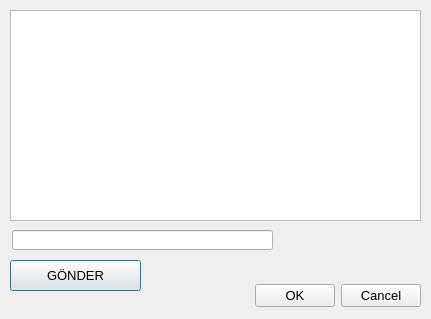
<?xml version="1.0" encoding="UTF-8"?>
<ui version="4.0">
 <class>d_TCPServer</class>
 <widget class="QDialog" name="d_TCPServer">
  <property name="geometry">
   <rect>
    <x>0</x>
    <y>0</y>
    <width>431</width>
    <height>319</height>
   </rect>
  </property>
  <property name="font">
   <font>
    <pointsize>10</pointsize>
   </font>
  </property>
  <property name="windowTitle">
   <string>Dialog</string>
  </property>
  <widget class="QDialogButtonBox" name="buttonBox">
   <property name="geometry">
    <rect>
     <x>250</x>
     <y>280</y>
     <width>171</width>
     <height>32</height>
    </rect>
   </property>
   <property name="orientation">
    <enum>Qt::Horizontal</enum>
   </property>
   <property name="standardButtons">
    <set>QDialogButtonBox::Cancel|QDialogButtonBox::Ok</set>
   </property>
  </widget>
  <widget class="QTextEdit" name="textEdit">
   <property name="geometry">
    <rect>
     <x>10</x>
     <y>10</y>
     <width>411</width>
     <height>211</height>
    </rect>
   </property>
   <property name="readOnly">
    <bool>true</bool>
   </property>
  </widget>
  <widget class="QLineEdit" name="lineEdit_send">
   <property name="geometry">
    <rect>
     <x>12</x>
     <y>230</y>
     <width>261</width>
     <height>20</height>
    </rect>
   </property>
   <property name="maxLength">
    <number>256</number>
   </property>
  </widget>
  <widget class="QPushButton" name="pushButton">
   <property name="geometry">
    <rect>
     <x>10</x>
     <y>260</y>
     <width>131</width>
     <height>31</height>
    </rect>
   </property>
   <property name="text">
    <string>GÖNDER</string>
   </property>
   <property name="default">
    <bool>true</bool>
   </property>
  </widget>
 </widget>
 <tabstops>
  <tabstop>lineEdit_send</tabstop>
  <tabstop>textEdit</tabstop>
  <tabstop>pushButton</tabstop>
 </tabstops>
 <resources/>
 <connections>
  <connection>
   <sender>buttonBox</sender>
   <signal>accepted()</signal>
   <receiver>d_TCPServer</receiver>
   <slot>accept()</slot>
   <hints>
    <hint type="sourcelabel">
     <x>248</x>
     <y>254</y>
    </hint>
    <hint type="destinationlabel">
     <x>157</x>
     <y>274</y>
    </hint>
   </hints>
  </connection>
  <connection>
   <sender>buttonBox</sender>
   <signal>rejected()</signal>
   <receiver>d_TCPServer</receiver>
   <slot>reject()</slot>
   <hints>
    <hint type="sourcelabel">
     <x>316</x>
     <y>260</y>
    </hint>
    <hint type="destinationlabel">
     <x>286</x>
     <y>274</y>
    </hint>
   </hints>
  </connection>
 </connections>
</ui>
